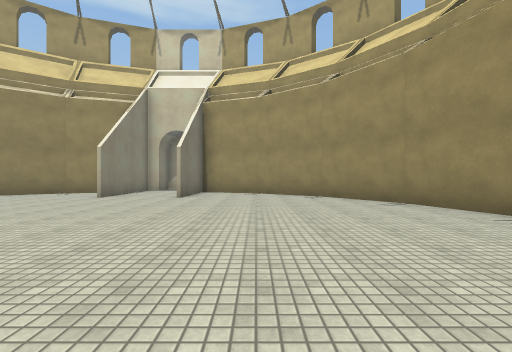
[1] (above)

12 first-person views from a walk through a 3-D level made in the Unity game engine. The camera is 1.3 m above the floor, looks level and sees 90° across. The floor is counted in squares, 2 m on a side. Each view is taken from the middle of a square. On the plan, view 1 faces up. The plan holds only what a view shows up to about 9 squares ahead; the rest is blank. The player character is not drawn. Some surface patterns are stand-ins.

[2]
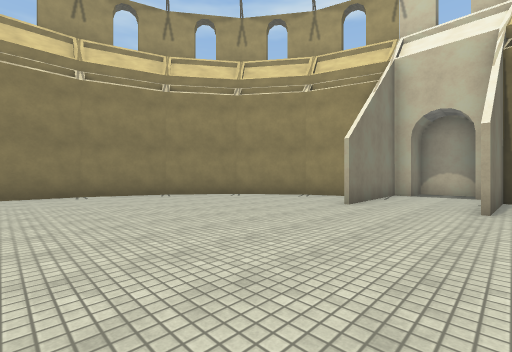

[3]
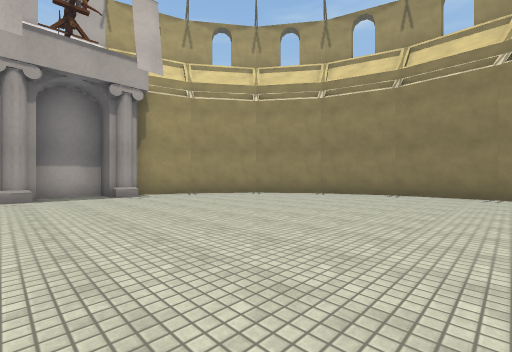

[4]
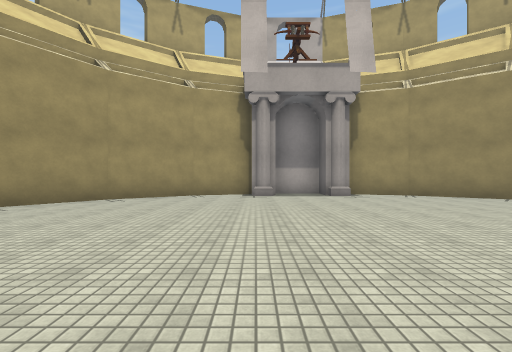

[5]
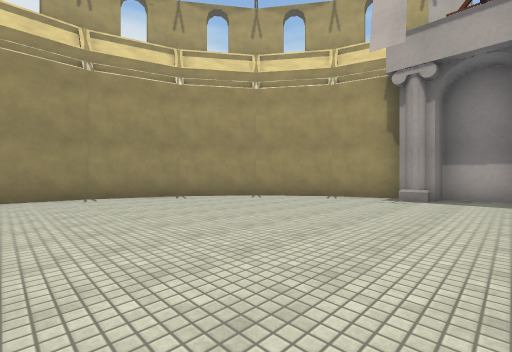

[6]
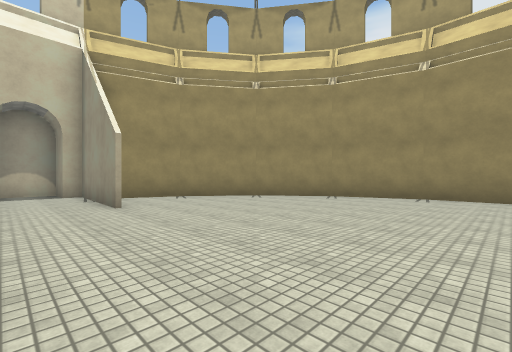

[7]
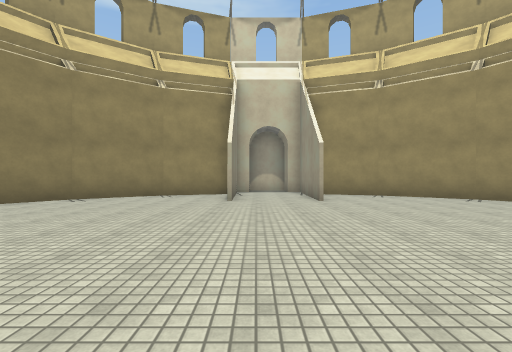

[8]
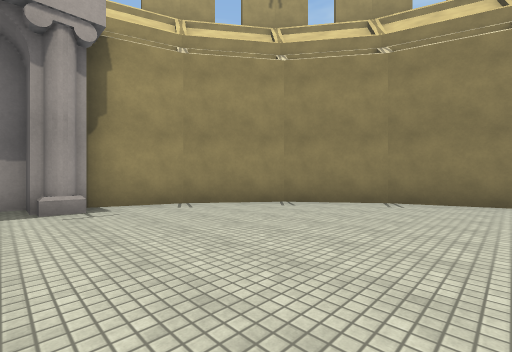

[9]
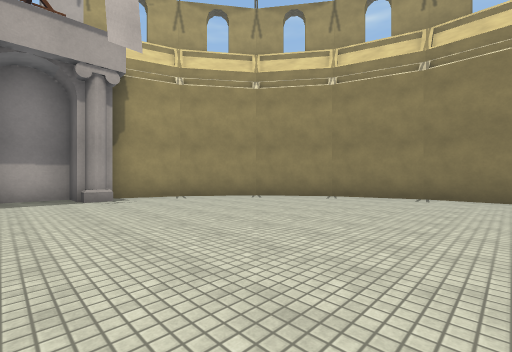

[10]
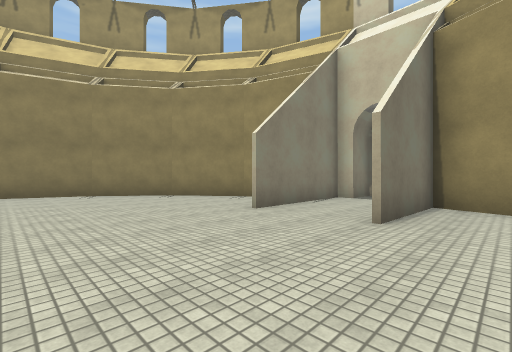

[11]
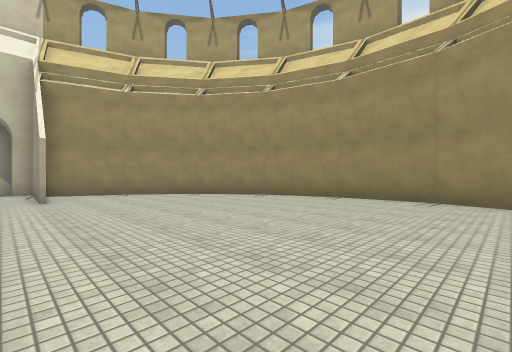

[12]
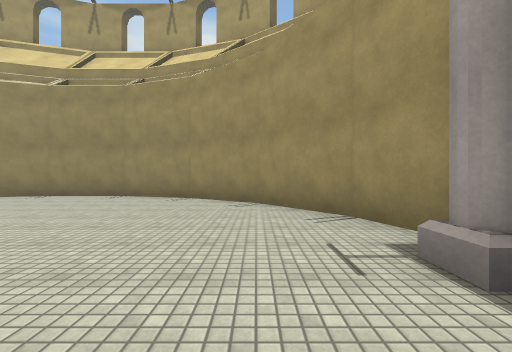

### Floor plan
Points are (right, up) in squares from view 1. A wall is a line through its corners. A room is listed if a view was taken in it or the views show most of it. See-through windows are left out.
Room 1 (views 1, 2, 3, 4, 5, 6, 7, 8, 9, 10, 11, 12)
walls: (-2.4, 7.5) (-2.2, 11.3) (-2.7, 11.3) (-2.7, 12.5) (-4.4, 12.5) (-4.4, 11.3) (-4.8, 11.3) (-4.6, 7.5); (-5.6, 10) (-7.1, 9.5) (-9.1, 8.1) (-10.5, 6.1) (-11.3, 3.7) (-11.3, 1.3) (-10.6, -1.1) (-9.1, -3.1) (-7.1, -4.5) (-5.2, -5.1); (-4.4, -4.6) (-4.4, -5.6) (-2.7, -5.6) (-2.7, -4.6) (-1.9, -4.6); (-1.8, -5.2) (0.1, -4.6) (2.1, -3.1) (3.6, -1.1) (4.3, 1.3) (4.3, 3.7) (3.5, 6.1) (2.1, 8.1) (0.1, 9.5) (-2.1, 10.3) (-2.2, 7.6)

Positions as (right, up) in squares from view 1, and headings:
1: (0, 0), facing up
2: (-2, 2), facing up-left
3: (-2, 4), facing down-left
4: (-2, 4), facing down
5: (-4, 3), facing down-right
6: (-4, 2), facing up-right
7: (-4, 1), facing up
8: (-4, 1), facing down-left
9: (-3, 3), facing down-left
10: (-1, 4), facing up-left
11: (-3, 0), facing up-right
12: (-4, -3), facing right
